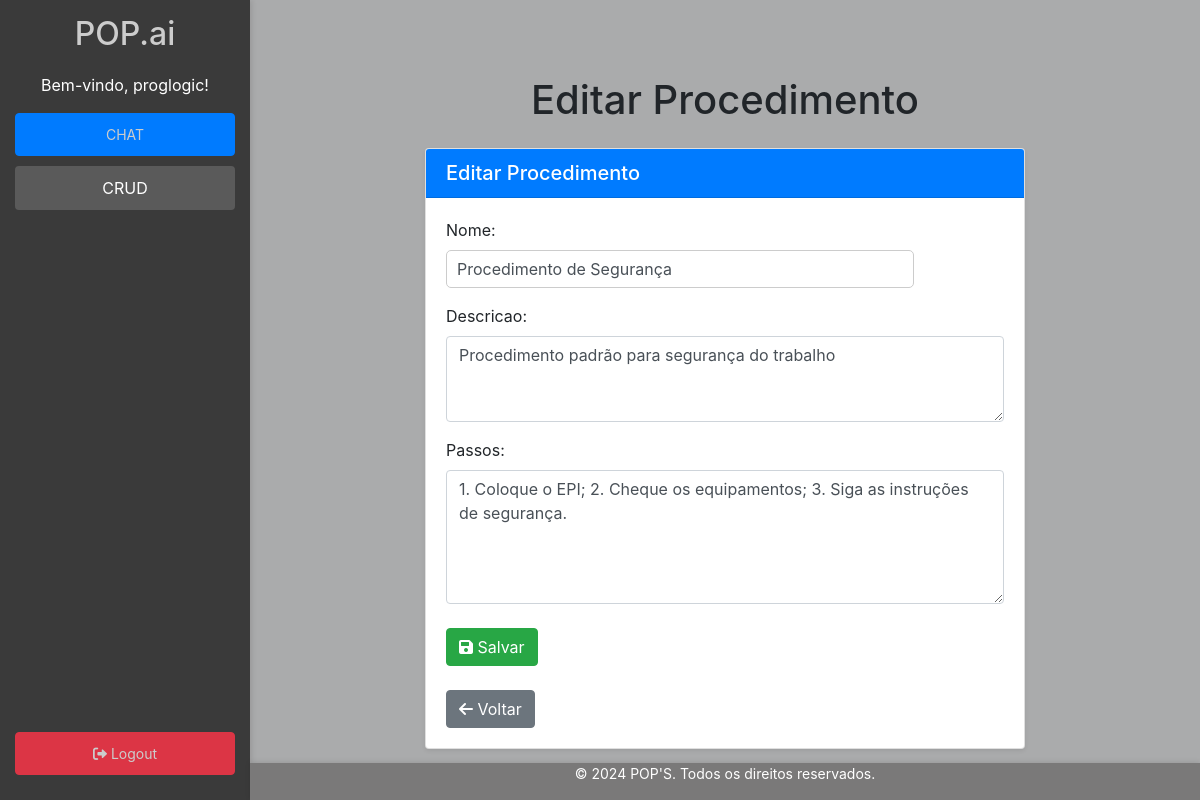
The page /procedimentos/1/editar/ (signed in) on the database its author committed.
### main/models.py (models this page shows, shortened)
class Procedimento(models.Model):
    nome = models.CharField(max_length=200, unique=True)
    descricao = models.TextField()
    passos = models.TextField()
    criado_em = models.DateTimeField(auto_now_add=True)
    atualizado_em = models.DateTimeField(auto_now=True)

### main/views.py (the view)
# urls.py: path('procedimentos/<int:pk>/editar/', views.procedimento_update, name='procedimento_update'),
@login_required
def procedimento_update(request, pk):
    procedimento = get_object_or_404(Procedimento, pk=pk)
    if request.method == "POST":
        form = ProcedimentoForm(request.POST, instance=procedimento)
        if form.is_valid():
            form.save()
            return redirect('procedimento_list')
    else:
        form = ProcedimentoForm(instance=procedimento)
    return render(request, 'main/procedimento_form.html', {'form': form})

### main/forms.py
class ProcedimentoForm(forms.ModelForm):
    class Meta:
        model = Procedimento
        fields = ['nome', 'descricao', 'passos']
        widgets = {
            'nome': forms.TextInput(attrs={
                'class': 'form-control',
                'placeholder': 'Digite o nome do procedimento'
            }),
            'descricao': forms.Textarea(attrs={
                'class': 'form-control',
                'placeholder': 'Digite a descrição do procedimento',
                'rows': 3
            }),
            'passos': forms.Textarea(attrs={
                'class': 'form-control',
                'placeholder': 'Descreva os passos do procedimento',
                'rows': 5
            }),
        }

### main/templates/main/procedimento_form.html (shortened to what this page needs)
{% extends 'base.html' %}
{% block content %}
    <div class="container mt-4">
        <h1 class="text-center mb-4">{% if form.instance.pk %}Editar{% else %}Novo{% endif %} Procedimento</h1>
        <div class="d-flex justify-content-center">
            <div class="card shadow-sm" style="width: 100%; max-width: 600px;">
                <div class="card-header bg-primary text-white">
                    <h5 class="mb-0">{% if form.instance.pk %}Editar{% else %}Novo{% endif %} Procedimento</h5>
                </div>
                <div class="card-body">
                    <form method="post">
                        <div class="form-group">
                            {{ form.as_p }}
                        </div>
                        <div class="d-flex justify-content-between mt-4">
                            <button type="submit" class="btn btn-success">
                                <i class="fas fa-save"></i> Salvar
                            </button>
                        </div>
                        <br>
                        <div>
                            <a href="{% url 'procedimento_list' %}" class="btn btn-secondary">
                                <i class="fas fa-arrow-left"></i> Voltar
                            </a>
                        </div>
                    </form>
                </div>
            </div>
        </div>
    </div>
{% endblock %}

### main/templates/base.html (shortened to what this page needs)
{% load static %}
<!DOCTYPE html>
<html lang="pt-br">
<head>
    <link rel="stylesheet" href="{% static 'css/styles.css' %}">
    <link rel="stylesheet" href="https://cdnjs.cloudflare.com/ajax/libs/font-awesome/6.0.0-beta3/css/all.min.css">
    <link rel="stylesheet" href="https://stackpath.bootstrapcdn.com/bootstrap/4.5.2/css/bootstrap.min.css">
</head>
<body>
    <div class="d-flex">
        <div class="sidebar">
            <h2>POP.ai</h2>
            {% if user.is_authenticated %}
                <p class="text-center">Bem-vindo, {{ user.username }}!</p>
            {% endif %}
            <a href="{% url 'chat_page' %}" class="btn btn-primary btn-sm btn-block">CHAT</a>
            <div class="dropdown">
                <button class="dropbtn">CRUD</button>
            </div>
            {% if user.is_authenticated %}
            <div class="logout-container">
                <a href="{% url 'logout' %}" class="btn btn-danger btn-sm btn-block">
                    <i class="fas fa-sign-out-alt"></i> Logout
                </a>
            </div>
            {% else %}
                <a href="{% url 'login' %}" class="btn btn-primary btn-sm btn-block">
                    <i class="fas fa-sign-in-alt"></i> Login
                </a>
            {% endif %}
        </div>
        <div class="content">
            {% block content %}{% endblock %}
        </div>
    </div>
    <footer>
        <p>&copy; 2024 POP'S. Todos os direitos reservados.</p>
    </footer>
</body>
</html>

### static/css/styles.css (style rules this page uses)
body { display: flex; margin: 0; font-family: Arial, sans-serif; height: 100vh; color: #333; background-color: #aaabac; }
.sidebar { width: 250px; background-color: #3a3a3a; color: white; padding: 15px; flex-shrink: 0; display: flex; flex-direction: column; height: 100vh; position: fixed; left: 0; top: 0; box-shadow: 2px 0 5px rgba(0, 0, 0, 0.1); }
.logout-container { margin-top: auto; text-align: center; }
.sidebar h2 { margin: 0 0 20px; color: #cccccc; text-align: center; }
.sidebar a { display: block; padding: 10px; color: #cccccc; text-decoration: none; border-radius: 4px; margin-bottom: 10px; transition: background-color 0.2s; }
.content { display: flex; justify-content: center; align-items: center; height: 100vh; width: calc(100vw - 250px); background-color: #aaabac; box-sizing: border-box; margin-left: 250px; }
footer { background-color: #7a7979; color: white; text-align: center; padding: 0px; font-size: 14px; box-shadow: 0 -1px 5px rgba(0, 0, 0, 0.1); position: fixed; bottom: 0; width: calc(100% - 250px); margin-left: 250px; }
.dropdown { position: relative; display: inline-block; }
.dropbtn { background-color: #5a5a5a; color: white; padding: 10px; font-size: 16px; border: none; cursor: pointer; width: 100%; text-align: center; border-radius: 4px; }
input[type="text"] { width: calc(100% - 90px); padding: 10px; border: 1px solid #ccc; border-radius: 5px; margin-right: 10px; }
button { padding: 10px; border: none; border-radius: 5px; background-color: #4f4f4f; color: white; cursor: pointer; }

### rows shown on the page
Procedimento: nome "Procedimento de Segurança", descricao "Procedimento padrão para segurança do trabalho", passos "1. Coloque o EPI; 2. Cheque os equipamentos; 3. Siga as instruções de segurança."

### other values the page prints
{{ user.username }} "proglogic"
